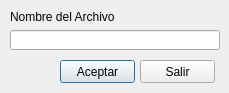
<?xml version="1.0" encoding="UTF-8"?>
<ui version="4.0">
 <class>Dialog</class>
 <widget class="QDialog" name="Dialog">
  <property name="windowModality">
   <enum>Qt::ApplicationModal</enum>
  </property>
  <property name="geometry">
   <rect>
    <x>0</x>
    <y>0</y>
    <width>229</width>
    <height>93</height>
   </rect>
  </property>
  <property name="windowTitle">
   <string>Exportar kml</string>
  </property>
  <property name="modal">
   <bool>true</bool>
  </property>
  <widget class="QLabel" name="label_5">
   <property name="geometry">
    <rect>
     <x>10</x>
     <y>7</y>
     <width>151</width>
     <height>20</height>
    </rect>
   </property>
   <property name="text">
    <string>Nombre del Archivo</string>
   </property>
  </widget>
  <widget class="QPushButton" name="cmdAceptar">
   <property name="geometry">
    <rect>
     <x>60</x>
     <y>60</y>
     <width>75</width>
     <height>23</height>
    </rect>
   </property>
   <property name="text">
    <string>Aceptar</string>
   </property>
   <property name="shortcut">
    <string>Return</string>
   </property>
  </widget>
  <widget class="QLineEdit" name="txtNombre">
   <property name="enabled">
    <bool>true</bool>
   </property>
   <property name="geometry">
    <rect>
     <x>10</x>
     <y>30</y>
     <width>210</width>
     <height>20</height>
    </rect>
   </property>
  </widget>
  <widget class="QPushButton" name="cmdSalir">
   <property name="geometry">
    <rect>
     <x>140</x>
     <y>60</y>
     <width>75</width>
     <height>23</height>
    </rect>
   </property>
   <property name="text">
    <string>Salir</string>
   </property>
   <property name="shortcut">
    <string>Esc</string>
   </property>
  </widget>
 </widget>
 <resources/>
 <connections/>
</ui>
